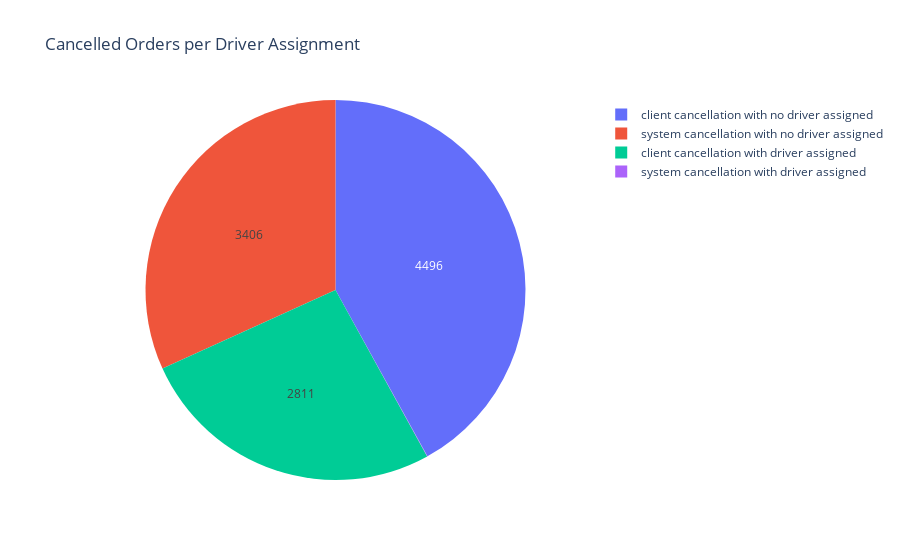

The code cell stored with this chart in its notebook:
### Code cell
# cancelled orders
import plotly.express as px

data = orders.groupby(['order_status_key', 'is_driver_assigned_key'])['order_gk'].count().reset_index().rename(columns = {'order_gk':'order_count'})
data = data.replace(4, 'client cancellation')
data = data.replace(9, 'system cancellation')
data = data.replace(0, 'no driver assigned')
data = data.replace(1, 'driver assigned')

labels = data['order_status_key'] + ' with ' + data['is_driver_assigned_key']
values = data['order_count']
fig = px.pie(names = labels,
            values = values,
            title = 'Cancelled Orders per Driver Assignment')
fig.update_traces(textinfo = 'value',
                 textposition = 'inside')
fig.show()

data

### Figure 1 — Plotly figure (JSON) as saved in the notebook; plotly's stock layout.template omitted (floating-point values rounded to 4 significant figures)
{"data": [{"domain": {"x": [0, 1], "y": [0, 1]}, "hovertemplate": "label=%{label}<br>value=%{value}<extra></extra>", "labels": ["client cancellation with no driver assigned", "client cancellation with driver assigned", "system cancellation with no driver assigned", "system cancellation with driver assigned"], "legendgroup": "", "name": "", "showlegend": true, "textinfo": "value", "textposition": "inside", "type": "pie", "values": [4496, 2811, 3406, 3]}], "layout": {"autosize": true, "legend": {"tracegroupgap": 0}, "title": {"text": "Cancelled Orders per Driver Assignment"}}}
